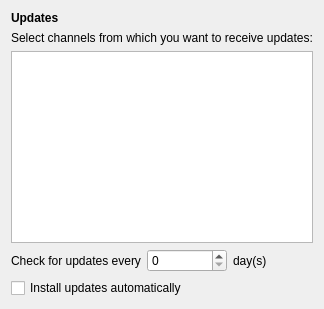
     <widget class="QWidget" name="updatesPage">
      <layout class="QVBoxLayout" name="updatesPageVerticalLayout" stretch="0,0,0,0,1">
       <item>
        <widget class="QLabel" name="updatesHeader">
         <property name="font">
          <font>
           <weight>75</weight>
           <bold>true</bold>
          </font>
         </property>
         <property name="text">
          <string>Updates</string>
         </property>
        </widget>
       </item>
       <item>
        <widget class="QLabel" name="updatesDescriptionLabel">
         <property name="text">
          <string>Select channels from which you want to receive updates:</string>
         </property>
        </widget>
       </item>
       <item>
        <widget class="Meerkat::ItemViewWidget" name="updateChannelsItemView">
         <property name="sizePolicy">
          <sizepolicy hsizetype="Expanding" vsizetype="Expanding">
           <horstretch>0</horstretch>
           <verstretch>0</verstretch>
          </sizepolicy>
         </property>
         <property name="minimumSize">
          <size>
           <width>0</width>
           <height>0</height>
          </size>
         </property>
         <property name="editTriggers">
          <set>QAbstractItemView::NoEditTriggers</set>
         </property>
         <property name="showDropIndicator" stdset="0">
          <bool>false</bool>
         </property>
         <property name="selectionMode">
          <enum>QAbstractItemView::NoSelection</enum>
         </property>
         <property name="headerHidden">
          <bool>true</bool>
         </property>
         <property name="isWrapping" stdset="0">
          <bool>false</bool>
         </property>
        </widget>
       </item>
       <item>
        <layout class="QVBoxLayout" name="updatesVerticalLayout">
         <item>
          <layout class="QHBoxLayout" name="updatesHorizontalLayout">
           <item>
            <widget class="QLabel" name="intervalLabel">
             <property name="text">
              <string>Check for updates every</string>
             </property>
            </widget>
           </item>
           <item>
            <widget class="QSpinBox" name="intervalSpinBox"/>
           </item>
           <item>
            <widget class="QLabel" name="intervalDaysLabel">
             <property name="text">
              <string>day(s)</string>
             </property>
            </widget>
           </item>
          </layout>
         </item>
         <item>
          <widget class="QCheckBox" name="autoInstallCheckBox">
           <property name="text">
            <string>Install updates automatically</string>
           </property>
          </widget>
         </item>
        </layout>
       </item>
       <item>
        <spacer name="updatesVerticalSpacer">
         <property name="orientation">
          <enum>Qt::Vertical</enum>
         </property>
         <property name="sizeHint" stdset="0">
          <size>
           <width>0</width>
           <height>0</height>
          </size>
         </property>
        </spacer>
       </item>
      </layout>
     </widget>
